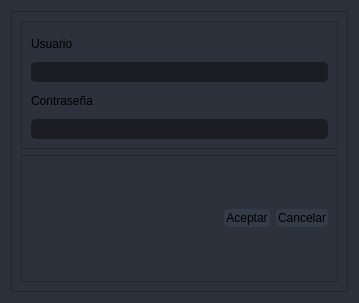
<?xml version="1.0" encoding="UTF-8"?>
<ui version="4.0">
 <class>Login</class>
 <widget class="QWidget" name="Login">
  <property name="geometry">
   <rect>
    <x>0</x>
    <y>0</y>
    <width>359</width>
    <height>303</height>
   </rect>
  </property>
  <property name="minimumSize">
   <size>
    <width>300</width>
    <height>250</height>
   </size>
  </property>
  <property name="windowTitle">
   <string>Form</string>
  </property>
  <property name="styleSheet">
   <string notr="true">background-color: rgb(44, 49, 60);</string>
  </property>
  <layout class="QVBoxLayout" name="verticalLayout">
   <item>
    <widget class="QFrame" name="bg">
     <property name="styleSheet">
      <string notr="true">/* LINE EDIT */
background-color: rgb(44, 49, 60);
color: rgb(85, 170, 255);
QLineEdit {
	background-color: rgb(27, 29, 35);
	border-radius: 5px;
	border: 2px solid rgb(27, 29, 35);
	padding-left: 10px;
}
QLineEdit:hover {
	border: 2px solid rgb(64, 71, 88);
}
QLineEdit:focus {
	border: 2px solid rgb(91, 101, 124);
}

/* SCROLL BARS */
QScrollBar:horizontal {
    border: none;
    background: rgb(52, 59, 72);
    height: 14px;
    margin: 0px 21px 0 21px;
	border-radius: 0px;
}
QScrollBar::handle:horizontal {
    background: rgb(85, 170, 255);
    min-width: 25px;
	border-radius: 7px
}
QScrollBar::add-line:horizontal {
    border: none;
    background: rgb(55, 63, 77);
    width: 20px;
	border-top-right-radius: 7px;
    border-bottom-right-radius: 7px;
    subcontrol-position: right;
    subcontrol-origin: margin;
}
QScrollBar::sub-line:horizontal {
    border: none;
    background: rgb(55, 63, 77);
    width: 20px;
	border-top-left-radius: 7px;
    border-bottom-left-radius: 7px;
    subcontrol-position: left;
    subcontrol-origin: margin;
}
QScrollBar::up-arrow:horizontal, QScrollBar::down-arrow:horizontal
{
     background: none;
}
QScrollBar::add-page:horizontal, QScrollBar::sub-page:horizontal
{
     background: none;
}
 QScrollBar:vertical {
	border: none;
    background: rgb(52, 59, 72);
    width: 14px;
    margin: 21px 0 21px 0;
	border-radius: 0px;
 }
 QScrollBar::handle:vertical {	
	background: rgb(85, 170, 255);
    min-height: 25px;
	border-radius: 7px
 }
 QScrollBar::add-line:vertical {
     border: none;
    background: rgb(55, 63, 77);
     height: 20px;
	border-bottom-left-radius: 7px;
    border-bottom-right-radius: 7px;
     subcontrol-position: bottom;
     subcontrol-origin: margin;
 }
 QScrollBar::sub-line:vertical {
	border: none;
    background: rgb(55, 63, 77);
     height: 20px;
	border-top-left-radius: 7px;
    border-top-right-radius: 7px;
     subcontrol-position: top;
     subcontrol-origin: margin;
 }
 QScrollBar::up-arrow:vertical, QScrollBar::down-arrow:vertical {
     background: none;
 }

 QScrollBar::add-page:vertical, QScrollBar::sub-page:vertical {
     background: none;
 }

/* CHECKBOX */
QCheckBox::indicator {
    border: 3px solid rgb(52, 59, 72);
	width: 15px;
	height: 15px;
	border-radius: 10px;
    background: rgb(44, 49, 60);
}
QCheckBox::indicator:hover {
    border: 3px solid rgb(58, 66, 81);
}
QCheckBox::indicator:checked {
    background: 3px solid rgb(52, 59, 72);
	border: 3px solid rgb(52, 59, 72);	
	background-image: url(:/16x16/icons/16x16/cil-check-alt.png);
}

/* RADIO BUTTON */
QRadioButton::indicator {
    border: 3px solid rgb(52, 59, 72);
	width: 15px;
	height: 15px;
	border-radius: 10px;
    background: rgb(44, 49, 60);
}
QRadioButton::indicator:hover {
    border: 3px solid rgb(58, 66, 81);
}
QRadioButton::indicator:checked {
    background: 3px solid rgb(94, 106, 130);
	border: 3px solid rgb(52, 59, 72);	
}

/* COMBOBOX */
QComboBox{
	background-color: rgb(27, 29, 35);
	border-radius: 5px;
	border: 2px solid rgb(27, 29, 35);
	padding: 5px;
	padding-left: 10px;
}
QComboBox:hover{
	border: 2px solid rgb(64, 71, 88);
}
QComboBox::drop-down {
	subcontrol-origin: padding;
	subcontrol-position: top right;
	width: 25px; 
	border-left-width: 3px;
	border-left-color: rgba(39, 44, 54, 150);
	border-left-style: solid;
	border-top-right-radius: 3px;
	border-bottom-right-radius: 3px;	
	background-image: url(:/16x16/icons/16x16/cil-arrow-bottom.png);
	background-position: center;
	background-repeat: no-reperat;
 }
QComboBox QAbstractItemView {
	color: rgb(85, 170, 255);	
	background-color: rgb(27, 29, 35);
	padding: 10px;
	selection-background-color: rgb(39, 44, 54);
}

/* SLIDERS */
QSlider::groove:horizontal {
    border-radius: 9px;
    height: 18px;
	margin: 0px;
	background-color: rgb(52, 59, 72);
}
QSlider::groove:horizontal:hover {
	background-color: rgb(55, 62, 76);
}
QSlider::handle:horizontal {
    background-color: rgb(85, 170, 255);
    border: none;
    height: 18px;
    width: 18px;
    margin: 0px;
	border-radius: 9px;
}
QSlider::handle:horizontal:hover {
    background-color: rgb(105, 180, 255);
}
QSlider::handle:horizontal:pressed {
    background-color: rgb(65, 130, 195);
}

QSlider::groove:vertical {
    border-radius: 9px;
    width: 18px;
    margin: 0px;
	background-color: rgb(52, 59, 72);
}
QSlider::groove:vertical:hover {
	background-color: rgb(55, 62, 76);
}
QSlider::handle:vertical {
    background-color: rgb(85, 170, 255);
	border: none;
    height: 18px;
    width: 18px;
    margin: 0px;
	border-radius: 9px;
}
QSlider::handle:vertical:hover {
    background-color: rgb(105, 180, 255);
}
QSlider::handle:vertical:pressed {
    background-color: rgb(65, 130, 195);
}

</string>
     </property>
     <property name="frameShape">
      <enum>QFrame::StyledPanel</enum>
     </property>
     <property name="frameShadow">
      <enum>QFrame::Raised</enum>
     </property>
     <layout class="QVBoxLayout" name="verticalLayout_4">
      <item>
       <widget class="QFrame" name="inputs_frame">
        <property name="minimumSize">
         <size>
          <width>0</width>
          <height>0</height>
         </size>
        </property>
        <property name="frameShape">
         <enum>QFrame::StyledPanel</enum>
        </property>
        <property name="frameShadow">
         <enum>QFrame::Raised</enum>
        </property>
        <layout class="QVBoxLayout" name="verticalLayout_2">
         <item>
          <widget class="QLabel" name="label_user">
           <property name="text">
            <string>Usuario</string>
           </property>
          </widget>
         </item>
         <item>
          <widget class="QLineEdit" name="user_lineEdit">
           <property name="styleSheet">
            <string notr="true">QLineEdit {
	background-color: rgb(27, 29, 35);
	border-radius: 5px;
	border: 2px solid rgb(27, 29, 35);
	padding-left: 10px;
}
QLineEdit:hover {
	border: 2px solid rgb(64, 71, 88);
}
QLineEdit:focus {
	border: 2px solid rgb(91, 101, 124);
}</string>
           </property>
          </widget>
         </item>
         <item>
          <widget class="QLabel" name="label_password">
           <property name="text">
            <string>Contraseña</string>
           </property>
          </widget>
         </item>
         <item>
          <widget class="QLineEdit" name="password_lineEdit">
           <property name="styleSheet">
            <string notr="true">QLineEdit {
	background-color: rgb(27, 29, 35);
	border-radius: 5px;
	border: 2px solid rgb(27, 29, 35);
	padding-left: 10px;
}
QLineEdit:hover {
	border: 2px solid rgb(64, 71, 88);
}
QLineEdit:focus {
	border: 2px solid rgb(91, 101, 124);
}</string>
           </property>
           <property name="echoMode">
            <enum>QLineEdit::Password</enum>
           </property>
          </widget>
         </item>
        </layout>
       </widget>
      </item>
      <item>
       <widget class="QFrame" name="buttons_frame">
        <property name="frameShape">
         <enum>QFrame::StyledPanel</enum>
        </property>
        <property name="frameShadow">
         <enum>QFrame::Raised</enum>
        </property>
        <layout class="QHBoxLayout" name="horizontalLayout">
         <item>
          <spacer name="horizontalSpacer">
           <property name="orientation">
            <enum>Qt::Horizontal</enum>
           </property>
           <property name="sizeHint" stdset="0">
            <size>
             <width>77</width>
             <height>20</height>
            </size>
           </property>
          </spacer>
         </item>
         <item>
          <widget class="QPushButton" name="accept_button">
           <property name="styleSheet">
            <string notr="true">QPushButton {
	border: 2px solid rgb(52, 59, 72);
	border-radius: 5px;	
	background-color: rgb(52, 59, 72);
}
QPushButton:hover {
	background-color: rgb(57, 65, 80);
	border: 2px solid rgb(61, 70, 86);
}
QPushButton:pressed {	
	background-color: rgb(35, 40, 49);
	border: 2px solid rgb(43, 50, 61);
}</string>
           </property>
           <property name="text">
            <string>Aceptar</string>
           </property>
          </widget>
         </item>
         <item>
          <widget class="QPushButton" name="cancel_button">
           <property name="styleSheet">
            <string notr="true">QPushButton {
	border: 2px solid rgb(52, 59, 72);
	border-radius: 5px;	
	background-color: rgb(52, 59, 72);
}
QPushButton:hover {
	background-color: rgb(57, 65, 80);
	border: 2px solid rgb(61, 70, 86);
}
QPushButton:pressed {	
	background-color: rgb(35, 40, 49);
	border: 2px solid rgb(43, 50, 61);
}</string>
           </property>
           <property name="text">
            <string>Cancelar</string>
           </property>
          </widget>
         </item>
        </layout>
       </widget>
      </item>
     </layout>
    </widget>
   </item>
  </layout>
 </widget>
 <resources/>
 <connections/>
</ui>
